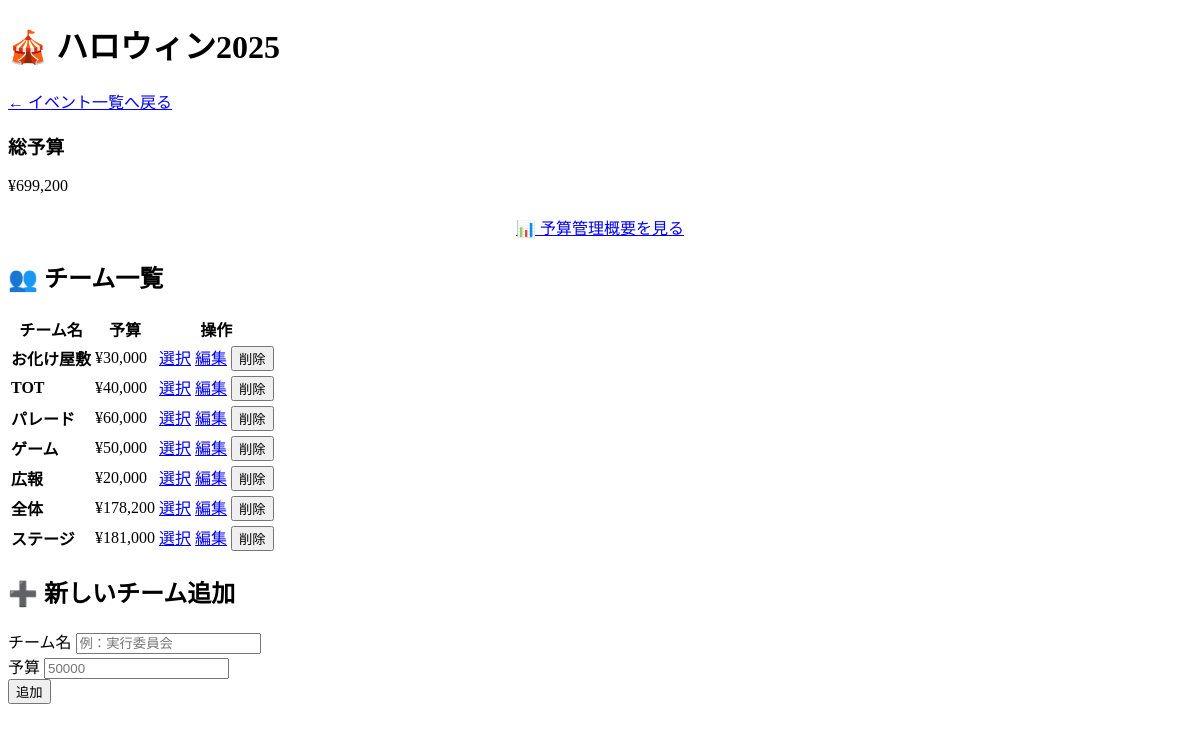
Screenshot of /event.php?event_id=4 with the database file from the repository.
### tables this page shows
CREATE TABLE `events` (
  `id` int NOT NULL,
  `name` varchar(255) NOT NULL,
  `budget` int NOT NULL,
  `slack_channel_url` varchar(255) NOT NULL
);

CREATE TABLE `teams` (
  `id` int NOT NULL,
  `event_id` int NOT NULL,
  `name` varchar(255) NOT NULL,
  `budget` int NOT NULL
);

### event.php (the view, shortened to what this page needs)
<?php
require_once __DIR__ . '/config/db_connect.php';
$event_id = $_GET['event_id'] ?? null;
$stmt = $pdo->prepare('SELECT * FROM events WHERE id = ?');
$stmt->execute([$event_id]);
$event = $stmt->fetch();
$stmt = $pdo->prepare('SELECT * FROM teams WHERE event_id = ? ORDER BY id DESC');
$stmt->execute([$event_id]);
$teams = $stmt->fetchAll();
?>
<!DOCTYPE html>
<html lang="ja">
<head>
    <link rel="stylesheet" href="assets/style.css">
</head>
<body>
    <div class="container">
        <div class="main-card">
            <h1 class="title">🎪 <?= htmlspecialchars($event['name']) ?></h1>
            <div class="breadcrumb">
                <a href="index.php">← イベント一覧へ戻る</a>
            </div>
            <div class="card">
                <div class="info-cards">
                    <div class="info-card budget">
                        <h3>総予算</h3>
                        <div class="amount">¥<?= number_format($event['budget']) ?></div>
                    </div>
                </div>
                <div style="text-align: center; margin-top: 20px;">
                    <a href="budget_overview.php?event_id=<?= $event_id ?>" class="btn btn-info">📊 予算管理概要を見る</a>
                </div>
            </div>
            <h2 class="subtitle">👥 チーム一覧</h2>
            <div class="table-container">
                <table class="styled-table">
                    <thead>
                        <tr>
                            <th>チーム名</th>
                            <th>予算</th>
                            <th>操作</th>
                        </tr>
                    </thead>
                    <tbody>
                        <?php foreach ($teams as $team): ?>
                        <tr>
                            <td><strong><?= htmlspecialchars($team['name']) ?></strong></td>
                            <td>¥<?= number_format($team['budget']) ?></td>
                            <td>
                                <a href="team.php?team_id=<?= $team['id'] ?>&event_id=<?= $event_id ?>" class="btn btn-primary btn-sm">選択</a>
                                <a href="?event_id=<?= $event_id ?>&edit_team=<?= $team['id'] ?>" class="btn btn-edit btn-sm">編集</a>
                                <button type="button" onclick="showDeleteTeamForm(<?= $team['id'] ?>, '<?= htmlspecialchars($team['name'], ENT_QUOTES) ?>')" class="btn btn-delete btn-sm">削除</button>
                            </td>
                        </tr>
                        <?php endforeach; ?>
                    </tbody>
                </table>
            </div>
            <?php
            if (isset($_GET['edit_team'])) {
                $edit_id = $_GET['edit_team'];
                $stmt = $pdo->prepare('SELECT * FROM teams WHERE id = ?');
                $stmt->execute([$edit_id]);
                $edit_team = $stmt->fetch();
                if ($edit_team): ?>
                <h2 class="subtitle">✏️ チーム編集</h2>
                <form method="post" class="form">
                    <input type="hidden" name="edit_id" value="<?= $edit_team['id'] ?>">
                    <div class="form-group">
                        <label>チーム名</label>
                        <input type="text" name="team_name" value="<?= htmlspecialchars($edit_team['name']) ?>" required class="input">
                    </div>
                    <div class="form-group">
                        <label>予算</label>
                        <input type="number" name="team_budget" value="<?= htmlspecialchars($edit_team['budget']) ?>" required class="input">
                    </div>
                    <div class="text-right">
                        <a href="event.php?event_id=<?= $event_id ?>" class="btn btn-outline">キャンセル</a>
                        <button type="submit" name="update_team" class="btn btn-primary">更新</button>
                    </div>
                </form>
                <?php endif;
            } else { ?>
                <h2 class="subtitle">➕ 新しいチーム追加</h2>
                <form method="post" class="form">
                    <div class="form-group">
                        <label>チーム名</label>
                        <input type="text" name="team_name" required class="input" placeholder="例：実行委員会">
                    </div>
                    <div class="form-group">
                        <label>予算</label>
                        <input type="number" name="team_budget" required class="input" placeholder="50000">
                    </div>
                    <div class="text-right">
                        <button type="submit" name="add_team" class="btn btn-success">追加</button>
                    </div>
                </form>
            <?php } ?>
        </div>
    </div>
</body>
</html>

### rows the page displays
events: name "ハロウィン2025", budget "699,200"
teams: name "お化け屋敷", budget "30,000"
teams: name "TOT", budget "40,000"
teams: name "パレード", budget "60,000"
teams: name "ゲーム", budget "50,000"
teams: name "広報", budget "20,000"
teams: name "全体", budget "178,200"
teams: name "ステージ", budget "181,000"
